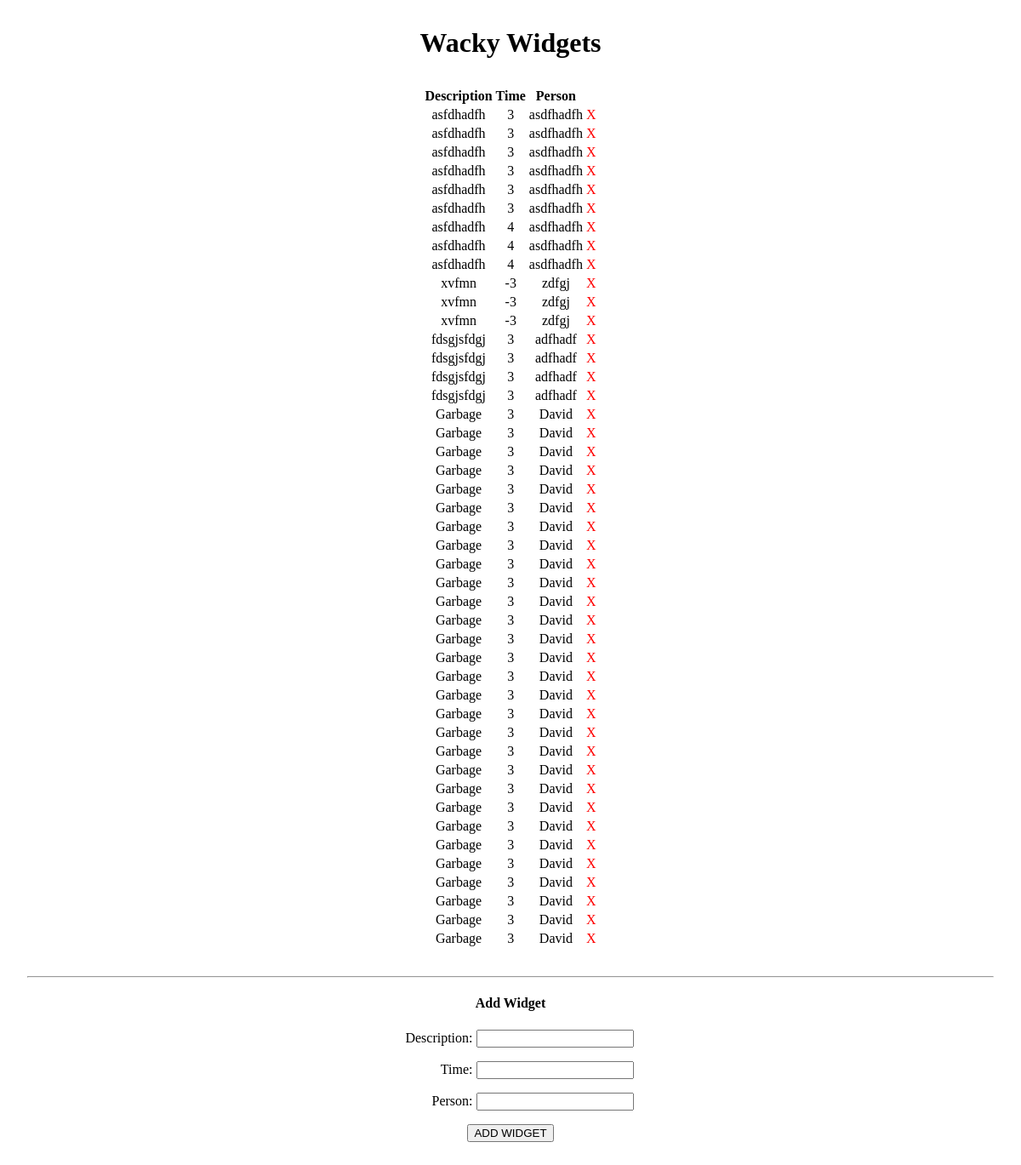
The page / on the database its author committed.
### main_app/models.py (models this page shows, shortened)
class Task(models.Model):
  description = models.CharField(max_length=100)
  time = models.IntegerField()
  person = models.CharField(max_length=80)

### main_app/views.py (the view)
# urls.py: path('', views.home, name='home'),
def home(request):
  tasks = Task.objects.all()
  task_form = TaskForm()
  if request.method == 'POST':
    task_form = TaskForm(request.POST)
    if task_form.is_valid():
      task_form.save()
  return render(request, 'home.html', {
    'tasks': tasks,
    'task_form': task_form,
    })

### main_app/forms.py
class TaskForm(ModelForm):
  class Meta:
    model = Task
    fields = '__all__'

### main_app/templates/home.html (shortened to what this page needs)
<!DOCTYPE html>
<html lang="en">
<head>
  <link rel="stylesheet" href="https://unpkg.com/purecss@1.0.0/build/pure-min.css"
>
</head>
<body>
  <h1>Wacky Widgets</h1>
  <table class='pure-table' class='pure-table-striped'>
    <tr>
      <th>Description</th>
      <th>Time</th>
      <th>Person</th>
    </tr>
    {% for task in tasks %}
    <tr>
      <td>{{ task.description }}</td>
      <td>{{ task.time }}</td>
      <td>{{ task.person }}</td>
      <td><a href="{% url 'task_delete' task.id %}" role='button'>X</a></td>
    </tr>
    {% endfor %}
  </table>
  <hr>
  <h4>Add Widget</h4>
  <form class='pure-form' action='' method='POST'>
    {{ task_form.as_p }}
    <input class='pure-button' type='submit' value='ADD WIDGET'>
  </form>
</body>
</html>

### main_app/templates/home.html (style rules this page uses)
body { text-align: center; margin: 2rem; }
label { display: inline-block; width: 100px; text-align: right; }
table { margin: 2rem auto; }
table a { color: red; text-decoration: none; }
th { margin-right: 20px; }

### rows shown on the page
Task: description "asfdhadfh", time "3", person "asdfhadfh"
Task: description "asfdhadfh", time "3", person "asdfhadfh"
Task: description "asfdhadfh", time "3", person "asdfhadfh"
Task: description "asfdhadfh", time "3", person "asdfhadfh"
Task: description "asfdhadfh", time "3", person "asdfhadfh"
Task: description "asfdhadfh", time "3", person "asdfhadfh"
Task: description "asfdhadfh", time "4", person "asdfhadfh"
Task: description "asfdhadfh", time "4", person "asdfhadfh"
Task: description "asfdhadfh", time "4", person "asdfhadfh"
Task: description "xvfmn", time "-3", person "zdfgj"
Task: description "xvfmn", time "-3", person "zdfgj"
Task: description "xvfmn", time "-3", person "zdfgj"
Task: description "fdsgjsfdgj", time "3", person "adfhadf"
Task: description "fdsgjsfdgj", time "3", person "adfhadf"
Task: description "fdsgjsfdgj", time "3", person "adfhadf"
Task: description "fdsgjsfdgj", time "3", person "adfhadf"
Task: description "Garbage", time "3", person "David"
Task: description "Garbage", time "3", person "David"
Task: description "Garbage", time "3", person "David"
Task: description "Garbage", time "3", person "David"
Task: description "Garbage", time "3", person "David"
Task: description "Garbage", time "3", person "David"
Task: description "Garbage", time "3", person "David"
Task: description "Garbage", time "3", person "David"
Task: description "Garbage", time "3", person "David"
Task: description "Garbage", time "3", person "David"
Task: description "Garbage", time "3", person "David"
Task: description "Garbage", time "3", person "David"
Task: description "Garbage", time "3", person "David"
Task: description "Garbage", time "3", person "David"
Task: description "Garbage", time "3", person "David"
Task: description "Garbage", time "3", person "David"
Task: description "Garbage", time "3", person "David"
Task: description "Garbage", time "3", person "David"
Task: description "Garbage", time "3", person "David"
Task: description "Garbage", time "3", person "David"
Task: description "Garbage", time "3", person "David"
Task: description "Garbage", time "3", person "David"
Task: description "Garbage", time "3", person "David"
Task: description "Garbage", time "3", person "David"
Task: description "Garbage", time "3", person "David"
Task: description "Garbage", time "3", person "David"
Task: description "Garbage", time "3", person "David"
Task: description "Garbage", time "3", person "David"
Task: description "Garbage", time "3", person "David"
